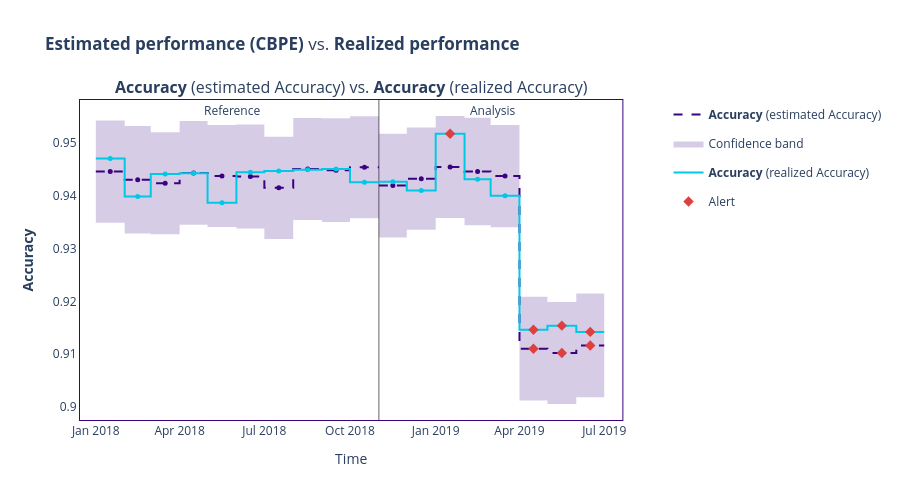
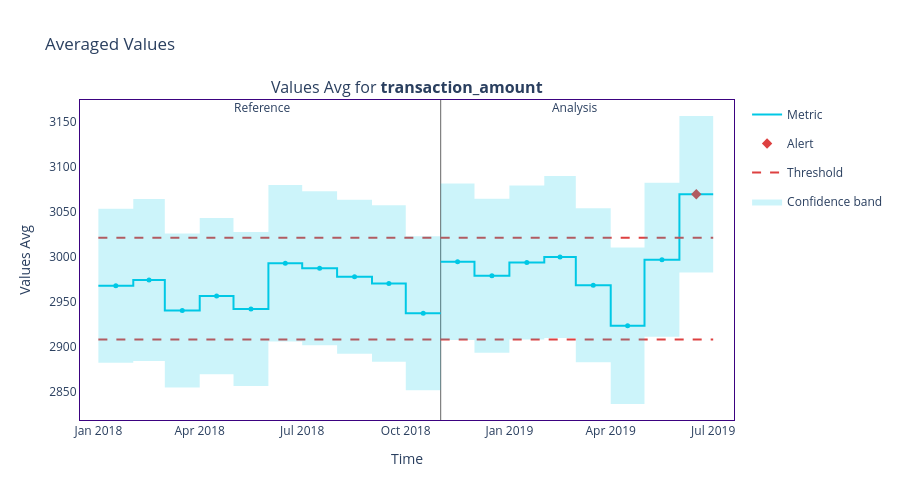

Source (notebook cell) for these figures, in order:
### Code cell
# Import required libraries
import pandas as pd
import nannyml as nml
nml.disable_usage_logging()

reference = pd.read_csv("reference.csv")
analysis = pd.read_csv("analysis.csv")

## Identifing the months when both the estimated and realized ROC AUC of the model have alerts. Store the names of these months as lowercase strings in a list named months_with_performance_alerts. 

# Get the estimated performance using CBPE algorithm
cbpe = nml.CBPE(
    timestamp_column_name="timestamp",
    y_true="is_fraud",
    y_pred="predicted_fraud",
    y_pred_proba="predicted_fraud_proba",
    problem_type="classification_binary",
    metrics=["accuracy"],
    chunk_period="m"
)

cbpe.fit(reference)
est_results = cbpe.estimate(analysis)

# Calculate the realized performance
calculator = nml.PerformanceCalculator(
    y_true="is_fraud",
    y_pred="predicted_fraud",
    y_pred_proba="predicted_fraud_proba",
    timestamp_column_name="timestamp",
    metrics=["accuracy"],
    chunk_period="m",
    problem_type="classification_binary",
)
calculator = calculator.fit(reference)
calc_results = calculator.calculate(analysis)

# Compare the results and find the months with alerts
est_results.compare(calc_results).plot().show()
months_with_performance_alerts = ["april_2019", "may_2019", "june_2019"]
print(months_with_performance_alerts)

## Determining which alerting feature has the strongest correlation with the model’s realized performance. Store the name of this feature in a variable named highest_correlation_feature. 

features = ["time_since_login_min", "transaction_amount",
            "transaction_type", "is_first_transaction", 
            "user_tenure_months"]

# Calculate the univariate drift results
udc = nml.UnivariateDriftCalculator(
    timestamp_column_name="timestamp",
    column_names=features,
    chunk_period="m",
    continuous_methods=["kolmogorov_smirnov"],
    categorical_methods=["chi2"]
)

udc.fit(reference)
udc_results = udc.calculate(analysis)

# Use the correlation ranker
ranker = nml.CorrelationRanker()
ranker.fit(
    calc_results.filter(period="reference"))

correlation_ranked_features = ranker.rank(udc_results, calc_results)

# Find the highest correlating feature
display(correlation_ranked_features)
highest_correlation_feature = "time_since_login_min"
print(highest_correlation_feature)

## Use the summary average statistics calculator to find out what were the monthly average transactions amounts, and if there's any alert. Record this value in a variable called alert_avg_transaction_amount.

# Calculate average monthly transactions
calc = nml.SummaryStatsAvgCalculator(
    column_names=["transaction_amount"],
    chunk_period="m",
    timestamp_column_name="timestamp",
)

calc.fit(reference)
stats_avg_results = calc.calculate(analysis)

# Find the month
stats_avg_results.plot().show()
alert_avg_transaction_amount = 3069.8184
print(alert_avg_transaction_amount)

## Answer to the bonus question
"""
First, I recommend looking at the distribution plots for all features and analyzing them using this command: 
- `univariate_data_drift.filter(column_names=features).plot(kind="distribution")`

Observations:

- time_since_log_min - From April to June, the transactions made within one minute after logging in completely vanished.
- transaction_amount - In May and June, a larger number of transactions appeared. Additionally, as you discovered in the third question, the average transaction value has increased and raised an alert.

Possible explanation: 

Fraudsters may have noticed that early card transactions, when done right after logging in, often led to account blocking. As a result, they began waiting a bit longer before transferring money to their account to avoid detection. Furthermore, they tend to make a single larger transfer instead of many smaller ones, leading to an increase in the average transaction value.
"""

### Figure 1 — Plotly figure (JSON) as saved in the notebook; plotly's stock layout.template omitted (floating-point values rounded to 4 significant figures)
{"data": [{"hoverinfo": "skip", "line": {"color": "#3b0280", "dash": "dash", "shape": "hv", "width": 2}, "mode": "lines", "name": "<b>Accuracy</b> (estimated Accuracy)", "showlegend": true, "x": ["2018-01-01T00:00:00", "2018-02-01T00:00:00", "2018-03-01T00:00:00", "2018-04-01T00:00:00", "2018-05-01T00:00:00", "2018-06-01T00:00:00", "2018-07-01T00:00:00", "2018-08-01T00:00:00", "2018-09-01T00:00:00", "2018-10-01T00:00:00", "2018-10-31T23:59:59.999999"], "xaxis": "x", "y": [0.9446, 0.9431, 0.9424, 0.9443, 0.9437, 0.9437, 0.9415, 0.9451, 0.9449, 0.9454, 0.9454], "yaxis": "y", "type": "scatter"}, {"customdata": [["<b>Accuracy</b> (estimated Accuracy)", "<b style=\"color:#3b0280;line-height:60px\">Reference</b>", "2018-01", "From <b>Jan-01-2018</b> to <b>Jan-31-2018</b>", 0.9446], ["<b>Accuracy</b> (estimated Accuracy)", "<b style=\"color:#3b0280;line-height:60px\">Reference</b>", "2018-02", "From <b>Feb-01-2018</b> to <b>Feb-28-2018</b>", 0.9431], ["<b>Accuracy</b> (estimated Accuracy)", "<b style=\"color:#3b0280;line-height:60px\">Reference</b>", "2018-03", "From <b>Mar-01-2018</b> to <b>Mar-31-2018</b>", 0.9424], ["<b>Accuracy</b> (estimated Accuracy)", "<b style=\"color:#3b0280;line-height:60px\">Reference</b>", "2018-04", "From <b>Apr-01-2018</b> to <b>Apr-30-2018</b>", 0.9443], ["<b>Accuracy</b> (estimated Accuracy)", "<b style=\"color:#3b0280;line-height:60px\">Reference</b>", "2018-05", "From <b>May-01-2018</b> to <b>May-31-2018</b>", 0.9437], ["<b>Accuracy</b> (estimated Accuracy)", "<b style=\"color:#3b0280;line-height:60px\">Reference</b>", "2018-06", "From <b>Jun-01-2018</b> to <b>Jun-30-2018</b>", 0.9437], ["<b>Accuracy</b> (estimated Accuracy)", "<b style=\"color:#3b0280;line-height:60px\">Reference</b>", "2018-07", "From <b>Jul-01-2018</b> to <b>Jul-31-2018</b>", 0.9415], ["<b>Accuracy</b> (estimated Accuracy)", "<b style=\"color:#3b0280;line-height:60px\">Reference</b>", "2018-08", "From <b>Aug-01-2018</b> to <b>Aug-31-2018</b>", 0.9451], ["<b>Accuracy</b> (estimated Accuracy)", "<b style=\"color:#3b0280;line-height:60px\">Reference</b>", "2018-09", "From <b>Sep-01-2018</b> to <b>Sep-30-2018</b>", 0.9449], ["<b>Accuracy</b> (estimated Accuracy)", "<b style=\"color:#3b0280;line-height:60px\">Reference</b>", "2018-10", "From <b>Oct-01-2018</b> to <b>Oct-31-2018</b>", 0.9454]], "hovertemplate": "%{customdata[1]}<br />Chunk: <b>%{customdata[2]}</b> &nbsp; &nbsp; %{customdata[3]} <br />%{customdata[0]}: <b>%{customdata[4]}</b><br /><extra></extra>", "line": {"dash": "dash"}, "marker": {"color": "#3b0280", "size": 5, "symbol": "circle"}, "mode": "markers", "name": "<b>Accuracy</b> (estimated Accuracy)", "showlegend": false, "x": ["2018-01-16T12:00:00", "2018-02-15T00:00:00", "2018-03-16T12:00:00", "2018-04-16T00:00:00", "2018-05-16T12:00:00", "2018-06-16T00:00:00", "2018-07-16T12:00:00", "2018-08-16T12:00:00", "2018-09-16T00:00:00", "2018-10-16T11:59:59.999999"], "xaxis": "x", "y": [0.9446, 0.9431, 0.9424, 0.9443, 0.9437, 0.9437, 0.9415, 0.9451, 0.9449, 0.9454, 0.9454], "yaxis": "y", "type": "scatter"}, {"hoverinfo": "skip", "line": {"color": "rgba(0,0,0,0)", "dash": "dash", "shape": "hv"}, "mode": "lines", "name": "Confidence band", "showlegend": false, "x": ["2018-01-01T00:00:00", "2018-02-01T00:00:00", "2018-03-01T00:00:00", "2018-04-01T00:00:00", "2018-05-01T00:00:00", "2018-06-01T00:00:00", "2018-07-01T00:00:00", "2018-08-01T00:00:00", "2018-09-01T00:00:00", "2018-10-01T00:00:00", "2018-10-31T23:59:59.999999"], "xaxis": "x", "y": [0.9543, 0.9532, 0.952, 0.9542, 0.9534, 0.9535, 0.9512, 0.9548, 0.9547, 0.9551, 0.9551], "yaxis": "y", "type": "scatter"}, {"fill": "tonexty", "fillcolor": "rgba(0.23137254901960785, 0.00784313725490196, 0.5019607843137255, 0.2)", "hoverinfo": "skip", "line": {"color": "rgba(0,0,0,0)", "dash": "dash", "shape": "hv"}, "mode": "lines", "name": "Confidence band", "showlegend": true, "x": ["2018-01-01T00:00:00", "2018-02-01T00:00:00", "2018-03-01T00:00:00", "2018-04-01T00:00:00", "2018-05-01T00:00:00", "2018-06-01T00:00:00", "2018-07-01T00:00:00", "2018-08-01T00:00:00", "2018-09-01T00:00:00", "2018-10-01T00:00:00", "2018-10-31T23:59:59.999999"], "xaxis": "x", "y": [0.9349, 0.9329, 0.9327, 0.9345, 0.9341, 0.9338, 0.9318, 0.9354, 0.935, 0.9357, 0.9357], "yaxis": "y", "type": "scatter"}, {"hoverinfo": "skip", "line": {"color": "#00c8e5", "shape": "hv", "width": 2}, "mode": "lines", "name": "<b>Accuracy</b> (realized Accuracy)", "showlegend": true, "x": ["2018-01-01T00:00:00", "2018-02-01T00:00:00", "2018-03-01T00:00:00", "2018-04-01T00:00:00", "2018-05-01T00:00:00", "2018-06-01T00:00:00", "2018-07-01T00:00:00", "2018-08-01T00:00:00", "2018-09-01T00:00:00", "2018-10-01T00:00:00", "2018-10-31T23:59:59.999999"], "xaxis": "x", "y": [0.9471, 0.9399, 0.9441, 0.9443, 0.9387, 0.9445, 0.9447, 0.9449, 0.9451, 0.9426, 0.9426], "yaxis": "y", "type": "scatter"}, {"customdata": [["<b>Accuracy</b>", "<b style=\"color:#00c8e5;line-height:60px\">Reference</b>", "2018-01", "From <b>Jan-01-2018</b> to <b>Jan-31-2018</b>", 0.9471], ["<b>Accuracy</b>", "<b style=\"color:#00c8e5;line-height:60px\">Reference</b>", "2018-02", "From <b>Feb-01-2018</b> to <b>Feb-28-2018</b>", 0.9399], ["<b>Accuracy</b>", "<b style=\"color:#00c8e5;line-height:60px\">Reference</b>", "2018-03", "From <b>Mar-01-2018</b> to <b>Mar-31-2018</b>", 0.9441], ["<b>Accuracy</b>", "<b style=\"color:#00c8e5;line-height:60px\">Reference</b>", "2018-04", "From <b>Apr-01-2018</b> to <b>Apr-30-2018</b>", 0.9443], ["<b>Accuracy</b>", "<b style=\"color:#00c8e5;line-height:60px\">Reference</b>", "2018-05", "From <b>May-01-2018</b> to <b>May-31-2018</b>", 0.9387], ["<b>Accuracy</b>", "<b style=\"color:#00c8e5;line-height:60px\">Reference</b>", "2018-06", "From <b>Jun-01-2018</b> to <b>Jun-30-2018</b>", 0.9445], ["<b>Accuracy</b>", "<b style=\"color:#00c8e5;line-height:60px\">Reference</b>", "2018-07", "From <b>Jul-01-2018</b> to <b>Jul-31-2018</b>", 0.9447], ["<b>Accuracy</b>", "<b style=\"color:#00c8e5;line-height:60px\">Reference</b>", "2018-08", "From <b>Aug-01-2018</b> to <b>Aug-31-2018</b>", 0.9449], ["<b>Accuracy</b>", "<b style=\"color:#00c8e5;line-height:60px\">Reference</b>", "2018-09", "From <b>Sep-01-2018</b> to <b>Sep-30-2018</b>", 0.9451], ["<b>Accuracy</b>", "<b style=\"color:#00c8e5;line-height:60px\">Reference</b>", "2018-10", "From <b>Oct-01-2018</b> to <b>Oct-31-2018</b>", 0.9426]], "hovertemplate": "%{customdata[1]}<br />Chunk: <b>%{customdata[2]}</b> &nbsp; &nbsp; %{customdata[3]} <br />%{customdata[0]}: <b>%{customdata[4]}</b><br /><extra></extra>", "marker": {"color": "#00c8e5", "size": 5, "symbol": "circle"}, "mode": "markers", "name": "<b>Accuracy</b> (realized Accuracy)", "showlegend": false, "x": ["2018-01-16T12:00:00", "2018-02-15T00:00:00", "2018-03-16T12:00:00", "2018-04-16T00:00:00", "2018-05-16T12:00:00", "2018-06-16T00:00:00", "2018-07-16T12:00:00", "2018-08-16T12:00:00", "2018-09-16T00:00:00", "2018-10-16T11:59:59.999999"], "xaxis": "x", "y": [0.9471, 0.9399, 0.9441, 0.9443, 0.9387, 0.9445, 0.9447, 0.9449, 0.9451, 0.9426, 0.9426], "yaxis": "y", "type": "scatter"}, {"hoverinfo": "skip", "line": {"color": "#3b0280", "dash": "dash", "shape": "hv", "width": 2}, "mode": "lines", "name": "<b>Accuracy</b> (estimated Accuracy)", "showlegend": false, "x": ["2018-11-01T00:00:00", "2018-12-01T00:00:00", "2019-01-01T00:00:00", "2019-02-01T00:00:00", "2019-03-01T00:00:00", "2019-04-01T00:00:00", "2019-05-01T00:00:00", "2019-06-01T00:00:00", "2019-06-30T23:59:59.999999"], "xaxis": "x", "y": [0.9419, 0.9433, 0.9455, 0.9446, 0.9437, 0.911, 0.9102, 0.9117, 0.9117], "yaxis": "y", "type": "scatter"}, {"customdata": [["<b>Accuracy</b> (estimated Accuracy)", "<b style=\"color:#3b0280;line-height:60px\">Analysis</b>", "", "2018-11", "From <b>Nov-01-2018</b> to <b>Nov-30-2018</b>", 0.9419], ["<b>Accuracy</b> (estimated Accuracy)", "<b style=\"color:#3b0280;line-height:60px\">Analysis</b>", "", "2018-12", "From <b>Dec-01-2018</b> to <b>Dec-31-2018</b>", 0.9433], ["<b>Accuracy</b> (estimated Accuracy)", "<b style=\"color:#3b0280;line-height:60px\">Analysis</b>", "", "2019-01", "From <b>Jan-01-2019</b> to <b>Jan-31-2019</b>", 0.9455], ["<b>Accuracy</b> (estimated Accuracy)", "<b style=\"color:#3b0280;line-height:60px\">Analysis</b>", "", "2019-02", "From <b>Feb-01-2019</b> to <b>Feb-28-2019</b>", 0.9446], ["<b>Accuracy</b> (estimated Accuracy)", "<b style=\"color:#3b0280;line-height:60px\">Analysis</b>", "", "2019-03", "From <b>Mar-01-2019</b> to <b>Mar-31-2019</b>", 0.9437], ["<b>Accuracy</b> (estimated Accuracy)", "<b style=\"color:#3b0280;line-height:60px\">Analysis</b>", "<span style=\"color:#AD0000\">⚠ <b>Drift detected</b></span>", "2019-04", "From <b>Apr-01-2019</b> to <b>Apr-30-2019</b>", 0.911], ["<b>Accuracy</b> (estimated Accuracy)", "<b style=\"color:#3b0280;line-height:60px\">Analysis</b>", "<span style=\"color:#AD0000\">⚠ <b>Drift detected</b></span>", "2019-05", "From <b>May-01-2019</b> to <b>May-31-2019</b>", 0.9102], ["<b>Accuracy</b> (estimated Accuracy)", "<b style=\"color:#3b0280;line-height:60px\">Analysis</b>", "<span style=\"color:#AD0000\">⚠ <b>Drift detected</b></span>", "2019-06", "From <b>Jun-01-2019</b> to <b>Jun-30-2019</b>", 0.9117]], "hovertemplate": "%{customdata[1]} &nbsp; &nbsp; %{customdata[2]} <br />Chunk: <b>%{customdata[3]}</b> &nbsp; &nbsp; %{customdata[4]} <br />%{customdata[0]}: <b>%{customdata[5]}</b><br /><extra></extra>", "line": {"dash": "dash"}, "marker": {"color": "#3b0280", "size": 5, "symbol": "circle"}, "mode": "markers", "name": "<b>Accuracy</b> (estimated Accuracy)", "showlegend": false, "x": ["2018-11-16T00:00:00", "2018-12-16T12:00:00", "2019-01-16T12:00:00", "2019-02-15T00:00:00", "2019-03-16T12:00:00", "2019-04-16T00:00:00", "2019-05-16T12:00:00", "2019-06-15T23:59:59.999999"], "xaxis": "x", "y": [0.9419, 0.9433, 0.9455, 0.9446, 0.9437, 0.911, 0.9102, 0.9117, 0.9117], "yaxis": "y", "type": "scatter"}, {"hoverinfo": "skip", "line": {"color": "rgba(0,0,0,0)", "shape": "hv"}, "mode": "lines", "name": "Confidence band", "showlegend": false, "x": ["2018-11-01T00:00:00", "2018-12-01T00:00:00", "2019-01-01T00:00:00", "2019-02-01T00:00:00", "2019-03-01T00:00:00", "2019-04-01T00:00:00", "2019-05-01T00:00:00", "2019-06-01T00:00:00", "2019-06-30T23:59:59.999999"], "xaxis": "x", "y": [0.9518, 0.9529, 0.9551, 0.9548, 0.9534, 0.9209, 0.9199, 0.9215, 0.9215], "yaxis": "y", "type": "scatter"}, {"fill": "tonexty", "fillcolor": "rgba(0.23137254901960785, 0.00784313725490196, 0.5019607843137255, 0.2)", "hoverinfo": "skip", "line": {"color": "rgba(0,0,0,0)", "shape": "hv"}, "mode": "lines", "name": "Confidence band", "showlegend": false, "x": ["2018-11-01T00:00:00", "2018-12-01T00:00:00", "2019-01-01T00:00:00", "2019-02-01T00:00:00", "2019-03-01T00:00:00", "2019-04-01T00:00:00", "2019-05-01T00:00:00", "2019-06-01T00:00:00", "2019-06-30T23:59:59.999999"], "xaxis": "x", "y": [0.9321, 0.9336, 0.9358, 0.9344, 0.9341, 0.9012, 0.9006, 0.9018, 0.9018], "yaxis": "y", "type": "scatter"}, {"hoverinfo": "skip", "line": {"color": "#00c8e5", "shape": "hv", "width": 2}, "mode": "lines", "name": "<b>Accuracy</b> (realized Accuracy)", "showlegend": false, "x": ["2018-11-01T00:00:00", "2018-12-01T00:00:00", "2019-01-01T00:00:00", "2019-02-01T00:00:00", "2019-03-01T00:00:00", "2019-04-01T00:00:00", "2019-05-01T00:00:00", "2019-06-01T00:00:00", "2019-06-30T23:59:59.999999"], "xaxis": "x", "y": [0.9427, 0.941, 0.9518, 0.9431, 0.94, 0.9146, 0.9154, 0.9142, 0.9142], "yaxis": "y", "type": "scatter"}, {"customdata": [["<b>Accuracy</b>", "<b style=\"color:#00c8e5;line-height:60px\">Analysis</b>", "", "2018-11", "From <b>Nov-01-2018</b> to <b>Nov-30-2018</b>", 0.9427], ["<b>Accuracy</b>", "<b style=\"color:#00c8e5;line-height:60px\">Analysis</b>", "", "2018-12", "From <b>Dec-01-2018</b> to <b>Dec-31-2018</b>", 0.941], ["<b>Accuracy</b>", "<b style=\"color:#00c8e5;line-height:60px\">Analysis</b>", "<span style=\"color:#AD0000\">⚠ <b>Drift detected</b></span>", "2019-01", "From <b>Jan-01-2019</b> to <b>Jan-31-2019</b>", 0.9518], ["<b>Accuracy</b>", "<b style=\"color:#00c8e5;line-height:60px\">Analysis</b>", "", "2019-02", "From <b>Feb-01-2019</b> to <b>Feb-28-2019</b>", 0.9431], ["<b>Accuracy</b>", "<b style=\"color:#00c8e5;line-height:60px\">Analysis</b>", "", "2019-03", "From <b>Mar-01-2019</b> to <b>Mar-31-2019</b>", 0.94], ["<b>Accuracy</b>", "<b style=\"color:#00c8e5;line-height:60px\">Analysis</b>", "<span style=\"color:#AD0000\">⚠ <b>Drift detected</b></span>", "2019-04", "From <b>Apr-01-2019</b> to <b>Apr-30-2019</b>", 0.9146], ["<b>Accuracy</b>", "<b style=\"color:#00c8e5;line-height:60px\">Analysis</b>", "<span style=\"color:#AD0000\">⚠ <b>Drift detected</b></span>", "2019-05", "From <b>May-01-2019</b> to <b>May-31-2019</b>", 0.9154], ["<b>Accuracy</b>", "<b style=\"color:#00c8e5;line-height:60px\">Analysis</b>", "<span style=\"color:#AD0000\">⚠ <b>Drift detected</b></span>", "2019-06", "From <b>Jun-01-2019</b> to <b>Jun-30-2019</b>", 0.9142]], "hovertemplate": "%{customdata[1]} &nbsp; &nbsp; %{customdata[2]} <br />Chunk: <b>%{customdata[3]}</b> &nbsp; &nbsp; %{customdata[4]} <br />%{customdata[0]}: <b>%{customdata[5]}</b><br /><extra></extra>", "marker": {"color": "#00c8e5", "size": 5, "symbol": "circle"}, "mode": "markers", "name": "<b>Accuracy</b> (realized Accuracy)", "showlegend": false, "x": ["2018-11-16T00:00:00", "2018-12-16T12:00:00", "2019-01-16T12:00:00", "2019-02-15T00:00:00", "2019-03-16T12:00:00", "2019-04-16T00:00:00", "2019-05-16T12:00:00", "2019-06-15T23:59:59.999999"], "xaxis": "x", "y": [0.9427, 0.941, 0.9518, 0.9431, 0.94, 0.9146, 0.9154, 0.9142, 0.9142], "yaxis": "y", "type": "scatter"}, {"hoverinfo": "skip", "legendgroup": "alert", "marker": {"color": "#DD4040", "size": 8, "symbol": "diamond"}, "mode": "markers", "name": "Alert", "showlegend": true, "x": ["2019-04-16T00:00:00", "2019-05-16T12:00:00", "2019-06-15T23:59:59.999999"], "xaxis": "x", "y": [0.911, 0.9102, 0.9117], "yaxis": "y", "type": "scatter"}, {"hoverinfo": "skip", "legendgroup": "alert", "marker": {"color": "#DD4040", "size": 8, "symbol": "diamond"}, "mode": "markers", "name": "Alert", "showlegend": false, "x": ["2019-01-16T12:00:00", "2019-04-16T00:00:00", "2019-05-16T12:00:00", "2019-06-15T23:59:59.999999"], "xaxis": "x", "y": [0.9518, 0.9146, 0.9154, 0.9142], "yaxis": "y", "type": "scatter"}], "layout": {"height": 500, "hoverlabel": {"bgcolor": "white", "font": {"size": 14}}, "legend": {"itemclick": false, "itemdoubleclick": false, "traceorder": "grouped"}, "paper_bgcolor": "rgba(255,255,255,1)", "plot_bgcolor": "rgba(255,255,255,1)", "title": {"text": "<b>Estimated performance (CBPE)</b> vs. <b>Realized performance</b>"}, "xaxis": {"linecolor": "#3b0280", "mirror": true, "showgrid": false, "title": {"text": "Time"}, "zeroline": false, "anchor": "y", "domain": [0, 0.94], "matches": "x"}, "yaxis": {"linecolor": "#3b0280", "mirror": true, "showgrid": false, "title": {"text": "<b>Accuracy</b>"}, "zeroline": false, "anchor": "x", "domain": [0, 1]}, "yaxis2": {"anchor": "x", "overlaying": "y", "side": "right", "title": {"text": "Comparison"}, "linecolor": "#3b0280", "showgrid": false, "mirror": true, "zeroline": false}, "annotations": [{"font": {"size": 16}, "showarrow": false, "text": "<b>Accuracy</b> (estimated Accuracy) vs. <b>Accuracy</b> (realized Accuracy)", "x": 0.47, "xanchor": "center", "xref": "paper", "y": 1, "yanchor": "bottom", "yref": "paper"}, {"showarrow": false, "text": "Reference", "x": "2018-05-17T00:00:00", "xshift": 10, "y": 1, "yref": "paper"}, {"showarrow": false, "text": "Analysis", "x": "2019-02-14T21:00:00", "xshift": 15, "y": 1, "yref": "paper"}], "shapes": [{"layer": "below", "line": {"color": "#666666", "width": 1}, "type": "line", "x0": "2018-11-01T00:00:00", "x1": "2018-11-01T00:00:00", "xref": "x", "y0": 0, "y1": 1, "yref": "y domain"}]}}

### Figure 2 — Plotly figure (JSON) as saved in the notebook; plotly's stock layout.template omitted (floating-point values rounded to 4 significant figures)
{"data": [{"hoverinfo": "skip", "legendgroup": "metric_reference", "line": {"color": "#00c8e5", "shape": "hv", "width": 2}, "mode": "lines", "name": "Metric", "showlegend": true, "x": ["2018-01-01T00:00:00", "2018-02-01T00:00:00", "2018-03-01T00:00:00", "2018-04-01T00:00:00", "2018-05-01T00:00:00", "2018-06-01T00:00:00", "2018-07-01T00:00:00", "2018-08-01T00:00:00", "2018-09-01T00:00:00", "2018-10-01T00:00:00", "2018-10-31T23:59:59.999999"], "y": [2968.0, 2974.0, 2941.0, 2957.0, 2942.0, 2993.0, 2988.0, 2978.0, 2971.0, 2937.0, 2937.0], "type": "scatter", "xaxis": "x", "yaxis": "y"}, {"customdata": [["Values Avg for <b>transaction_amount</b>", "<b style=\"color:#00c8e5;line-height:60px\">Reference</b>", "", "2018-01", "From <b>Jan-01-2018</b> to <b>Jan-31-2018</b>", 2968.0, 85.5], ["Values Avg for <b>transaction_amount</b>", "<b style=\"color:#00c8e5;line-height:60px\">Reference</b>", "", "2018-02", "From <b>Feb-01-2018</b> to <b>Feb-28-2018</b>", 2974.0, 89.96], ["Values Avg for <b>transaction_amount</b>", "<b style=\"color:#00c8e5;line-height:60px\">Reference</b>", "", "2018-03", "From <b>Mar-01-2018</b> to <b>Mar-31-2018</b>", 2941.0, 85.51], ["Values Avg for <b>transaction_amount</b>", "<b style=\"color:#00c8e5;line-height:60px\">Reference</b>", "", "2018-04", "From <b>Apr-01-2018</b> to <b>Apr-30-2018</b>", 2957.0, 86.91], ["Values Avg for <b>transaction_amount</b>", "<b style=\"color:#00c8e5;line-height:60px\">Reference</b>", "", "2018-05", "From <b>May-01-2018</b> to <b>May-31-2018</b>", 2942.0, 85.5], ["Values Avg for <b>transaction_amount</b>", "<b style=\"color:#00c8e5;line-height:60px\">Reference</b>", "", "2018-06", "From <b>Jun-01-2018</b> to <b>Jun-30-2018</b>", 2993.0, 86.92], ["Values Avg for <b>transaction_amount</b>", "<b style=\"color:#00c8e5;line-height:60px\">Reference</b>", "", "2018-07", "From <b>Jul-01-2018</b> to <b>Jul-31-2018</b>", 2988.0, 85.5], ["Values Avg for <b>transaction_amount</b>", "<b style=\"color:#00c8e5;line-height:60px\">Reference</b>", "", "2018-08", "From <b>Aug-01-2018</b> to <b>Aug-31-2018</b>", 2978.0, 85.5], ["Values Avg for <b>transaction_amount</b>", "<b style=\"color:#00c8e5;line-height:60px\">Reference</b>", "", "2018-09", "From <b>Sep-01-2018</b> to <b>Sep-30-2018</b>", 2971.0, 86.92], ["Values Avg for <b>transaction_amount</b>", "<b style=\"color:#00c8e5;line-height:60px\">Reference</b>", "", "2018-10", "From <b>Oct-01-2018</b> to <b>Oct-31-2018</b>", 2937.0, 85.5]], "hovertemplate": "%{customdata[1]} &nbsp; &nbsp; %{customdata[2]} <br />Chunk: <b>%{customdata[3]}</b> &nbsp; &nbsp; %{customdata[4]} <br />%{customdata[0]}: <b>%{customdata[5]}</b><br />Confidence band: +/- <b>%{customdata[6]}</b><br /><extra></extra>", "legendgroup": "metric_reference", "marker": {"color": "#00c8e5", "size": 5, "symbol": "circle"}, "mode": "markers", "name": "Metric", "showlegend": false, "x": ["2018-01-16T12:00:00", "2018-02-15T00:00:00", "2018-03-16T12:00:00", "2018-04-16T00:00:00", "2018-05-16T12:00:00", "2018-06-16T00:00:00", "2018-07-16T12:00:00", "2018-08-16T12:00:00", "2018-09-16T00:00:00", "2018-10-16T11:59:59.999999"], "y": [2968.0, 2974.0, 2941.0, 2957.0, 2942.0, 2993.0, 2988.0, 2978.0, 2971.0, 2937.0, 2937.0], "type": "scatter", "xaxis": "x", "yaxis": "y"}, {"hoverinfo": "skip", "legendgroup": "metric_analysis", "line": {"color": "#00c8e5", "shape": "hv", "width": 2}, "mode": "lines", "name": "Metric", "showlegend": false, "x": ["2018-11-01T00:00:00", "2018-12-01T00:00:00", "2019-01-01T00:00:00", "2019-02-01T00:00:00", "2019-03-01T00:00:00", "2019-04-01T00:00:00", "2019-05-01T00:00:00", "2019-06-01T00:00:00", "2019-06-30T23:59:59.999999"], "y": [2995.0, 2979.0, 2994.0, 3000.0, 2969.0, 2924.0, 2997.0, 3070.0, 3070.0], "type": "scatter", "xaxis": "x", "yaxis": "y"}, {"customdata": [["Values Avg for <b>transaction_amount</b>", "<b style=\"color:#3b0280;line-height:60px\">Analysis</b>", "", "2018-11", "From <b>Nov-01-2018</b> to <b>Nov-30-2018</b>", 2995.0, 86.91], ["Values Avg for <b>transaction_amount</b>", "<b style=\"color:#3b0280;line-height:60px\">Analysis</b>", "", "2018-12", "From <b>Dec-01-2018</b> to <b>Dec-31-2018</b>", 2979.0, 85.51], ["Values Avg for <b>transaction_amount</b>", "<b style=\"color:#3b0280;line-height:60px\">Analysis</b>", "", "2019-01", "From <b>Jan-01-2019</b> to <b>Jan-31-2019</b>", 2994.0, 85.5], ["Values Avg for <b>transaction_amount</b>", "<b style=\"color:#3b0280;line-height:60px\">Analysis</b>", "", "2019-02", "From <b>Feb-01-2019</b> to <b>Feb-28-2019</b>", 3000.0, 89.97], ["Values Avg for <b>transaction_amount</b>", "<b style=\"color:#3b0280;line-height:60px\">Analysis</b>", "", "2019-03", "From <b>Mar-01-2019</b> to <b>Mar-31-2019</b>", 2969.0, 85.5], ["Values Avg for <b>transaction_amount</b>", "<b style=\"color:#3b0280;line-height:60px\">Analysis</b>", "", "2019-04", "From <b>Apr-01-2019</b> to <b>Apr-30-2019</b>", 2924.0, 86.91], ["Values Avg for <b>transaction_amount</b>", "<b style=\"color:#3b0280;line-height:60px\">Analysis</b>", "", "2019-05", "From <b>May-01-2019</b> to <b>May-31-2019</b>", 2997.0, 85.51], ["Values Avg for <b>transaction_amount</b>", "<b style=\"color:#3b0280;line-height:60px\">Analysis</b>", "<span style=\"color:#AD0000\">⚠ <b>Drift detected</b></span>", "2019-06", "From <b>Jun-01-2019</b> to <b>Jun-30-2019</b>", 3070.0, 86.91]], "hovertemplate": "%{customdata[1]} &nbsp; &nbsp; %{customdata[2]} <br />Chunk: <b>%{customdata[3]}</b> &nbsp; &nbsp; %{customdata[4]} <br />%{customdata[0]}: <b>%{customdata[5]}</b><br />Confidence band: +/- <b>%{customdata[6]}</b><br /><extra></extra>", "legendgroup": "metric_analysis", "marker": {"color": "#00c8e5", "size": 5, "symbol": "circle"}, "mode": "markers", "name": "Metric", "showlegend": false, "x": ["2018-11-16T00:00:00", "2018-12-16T12:00:00", "2019-01-16T12:00:00", "2019-02-15T00:00:00", "2019-03-16T12:00:00", "2019-04-16T00:00:00", "2019-05-16T12:00:00", "2019-06-15T23:59:59.999999"], "y": [2995.0, 2979.0, 2994.0, 3000.0, 2969.0, 2924.0, 2997.0, 3070.0, 3070.0], "type": "scatter", "xaxis": "x", "yaxis": "y"}, {"hoverinfo": "skip", "legendgroup": "alert", "marker": {"color": "#DD4040", "size": 8, "symbol": "diamond"}, "mode": "markers", "name": "Alert", "showlegend": true, "x": ["2019-06-15T23:59:59.999999"], "y": [3070.0], "type": "scatter", "xaxis": "x", "yaxis": "y"}, {"hoverinfo": "skip", "legendgroup": "thresh", "line": {"color": "#DD4040", "dash": "dash", "width": 2}, "mode": "lines", "name": "Threshold", "showlegend": true, "x": ["2018-01-01T00:00:00", "2018-02-01T00:00:00", "2018-03-01T00:00:00", "2018-04-01T00:00:00", "2018-05-01T00:00:00", "2018-06-01T00:00:00", "2018-07-01T00:00:00", "2018-08-01T00:00:00", "2018-09-01T00:00:00", "2018-10-01T00:00:00", "2018-10-31T23:59:59.999999"], "y": [3021.0, 3021.0, 3021.0, 3021.0, 3021.0, 3021.0, 3021.0, 3021.0, 3021.0, 3021.0, 3021.0], "type": "scatter", "xaxis": "x", "yaxis": "y"}, {"hoverinfo": "skip", "legendgroup": "thresh", "line": {"color": "#DD4040", "dash": "dash", "width": 2}, "mode": "lines", "name": "Threshold", "showlegend": false, "x": ["2018-01-01T00:00:00", "2018-02-01T00:00:00", "2018-03-01T00:00:00", "2018-04-01T00:00:00", "2018-05-01T00:00:00", "2018-06-01T00:00:00", "2018-07-01T00:00:00", "2018-08-01T00:00:00", "2018-09-01T00:00:00", "2018-10-01T00:00:00", "2018-10-31T23:59:59.999999"], "y": [2908.0, 2908.0, 2908.0, 2908.0, 2908.0, 2908.0, 2908.0, 2908.0, 2908.0, 2908.0, 2908.0], "type": "scatter", "xaxis": "x", "yaxis": "y"}, {"hoverinfo": "skip", "legendgroup": "thresh", "line": {"color": "#DD4040", "dash": "dash", "width": 2}, "mode": "lines", "name": "Threshold", "showlegend": false, "x": ["2018-11-01T00:00:00", "2018-12-01T00:00:00", "2019-01-01T00:00:00", "2019-02-01T00:00:00", "2019-03-01T00:00:00", "2019-04-01T00:00:00", "2019-05-01T00:00:00", "2019-06-01T00:00:00", "2019-06-30T23:59:59.999999"], "y": [3021.0, 3021.0, 3021.0, 3021.0, 3021.0, 3021.0, 3021.0, 3021.0, 3021.0], "type": "scatter", "xaxis": "x", "yaxis": "y"}, {"hoverinfo": "skip", "legendgroup": "thresh", "line": {"color": "#DD4040", "dash": "dash", "width": 2}, "mode": "lines", "name": "Threshold", "showlegend": false, "x": ["2018-11-01T00:00:00", "2018-12-01T00:00:00", "2019-01-01T00:00:00", "2019-02-01T00:00:00", "2019-03-01T00:00:00", "2019-04-01T00:00:00", "2019-05-01T00:00:00", "2019-06-01T00:00:00", "2019-06-30T23:59:59.999999"], "y": [2908.0, 2908.0, 2908.0, 2908.0, 2908.0, 2908.0, 2908.0, 2908.0, 2908.0], "type": "scatter", "xaxis": "x", "yaxis": "y"}, {"hoverinfo": "skip", "line": {"color": "rgba(0,0,0,0)", "shape": "hv"}, "mode": "lines", "name": "Confidence band", "showlegend": false, "x": ["2018-01-01T00:00:00", "2018-02-01T00:00:00", "2018-03-01T00:00:00", "2018-04-01T00:00:00", "2018-05-01T00:00:00", "2018-06-01T00:00:00", "2018-07-01T00:00:00", "2018-08-01T00:00:00", "2018-09-01T00:00:00", "2018-10-01T00:00:00", "2018-10-31T23:59:59.999999"], "y": [3054.0, 3064.0, 3026.0, 3044.0, 3028.0, 3080.0, 3073.0, 3064.0, 3058.0, 3023.0, 3023.0], "type": "scatter", "xaxis": "x", "yaxis": "y"}, {"fill": "tonexty", "fillcolor": "rgba(0.0, 0.7843137254901961, 0.8980392156862745, 0.2)", "hoverinfo": "skip", "line": {"color": "rgba(0,0,0,0)", "shape": "hv"}, "mode": "lines", "name": "Confidence band", "showlegend": true, "x": ["2018-01-01T00:00:00", "2018-02-01T00:00:00", "2018-03-01T00:00:00", "2018-04-01T00:00:00", "2018-05-01T00:00:00", "2018-06-01T00:00:00", "2018-07-01T00:00:00", "2018-08-01T00:00:00", "2018-09-01T00:00:00", "2018-10-01T00:00:00", "2018-10-31T23:59:59.999999"], "y": [2883.0, 2884.0, 2855.0, 2870.0, 2857.0, 2906.0, 2902.0, 2893.0, 2884.0, 2852.0, 2852.0], "type": "scatter", "xaxis": "x", "yaxis": "y"}, {"hoverinfo": "skip", "line": {"color": "rgba(0,0,0,0)", "shape": "hv"}, "mode": "lines", "name": "Confidence band", "showlegend": false, "x": ["2018-11-01T00:00:00", "2018-12-01T00:00:00", "2019-01-01T00:00:00", "2019-02-01T00:00:00", "2019-03-01T00:00:00", "2019-04-01T00:00:00", "2019-05-01T00:00:00", "2019-06-01T00:00:00", "2019-06-30T23:59:59.999999"], "y": [3082.0, 3065.0, 3079.0, 3090.0, 3054.0, 3011.0, 3082.0, 3157.0, 3157.0], "type": "scatter", "xaxis": "x", "yaxis": "y"}, {"fill": "tonexty", "fillcolor": "rgba(0.0, 0.7843137254901961, 0.8980392156862745, 0.2)", "hoverinfo": "skip", "line": {"color": "rgba(0,0,0,0)", "shape": "hv"}, "mode": "lines", "name": "Confidence band", "showlegend": false, "x": ["2018-11-01T00:00:00", "2018-12-01T00:00:00", "2019-01-01T00:00:00", "2019-02-01T00:00:00", "2019-03-01T00:00:00", "2019-04-01T00:00:00", "2019-05-01T00:00:00", "2019-06-01T00:00:00", "2019-06-30T23:59:59.999999"], "y": [2908.0, 2894.0, 2908.0, 2910.0, 2883.0, 2837.0, 2911.0, 2983.0, 2983.0], "type": "scatter", "xaxis": "x", "yaxis": "y"}], "layout": {"height": 500, "hoverlabel": {"bgcolor": "white", "font": {"size": 14}}, "legend": {"itemclick": false, "itemdoubleclick": false, "traceorder": "grouped"}, "paper_bgcolor": "rgba(255,255,255,1)", "plot_bgcolor": "rgba(255,255,255,1)", "title": {"text": "Averaged Values "}, "xaxis": {"linecolor": "#3b0280", "mirror": true, "showgrid": false, "title": {"text": "Time"}, "zeroline": false, "anchor": "y", "domain": [0, 1], "matches": "x"}, "yaxis": {"linecolor": "#3b0280", "mirror": true, "showgrid": false, "title": {"text": "Values Avg"}, "zeroline": false, "anchor": "x", "domain": [0, 1]}, "annotations": [{"font": {"size": 16}, "showarrow": false, "text": "Values Avg for <b>transaction_amount</b>", "x": 0.5, "xanchor": "center", "xref": "paper", "y": 1, "yanchor": "bottom", "yref": "paper"}, {"showarrow": false, "text": "Reference", "x": "2018-05-17T00:00:00", "xref": "x", "xshift": 10, "y": 1.01, "yref": "y domain"}, {"showarrow": false, "text": "Analysis", "x": "2019-02-14T21:00:00", "xref": "x", "xshift": 15, "y": 1.01, "yref": "y domain"}], "shapes": [{"layer": "below", "line": {"color": "#666666", "width": 1}, "type": "line", "x0": "2018-11-01T00:00:00", "x1": "2018-11-01T00:00:00", "xref": "x", "y0": 0, "y1": 1, "yref": "y domain"}]}}
